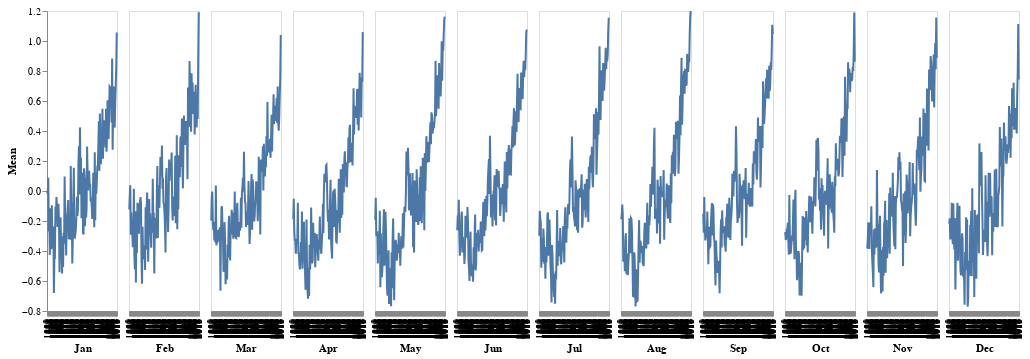

The notebook cell saved with this chart:
### Markdown cell above
## Fourth Graph: Cycle Plot

### Code cell
months = ['Jan', 'Feb', 'Mar', 'Apr', 'May','Jun', 'Jul', 'Aug', 'Sep', 'Oct', 'Nov', 'Dec',]

charts =alt.hconcat(spacing=0)
for i in range(1,13):
    if i == 1:
        axis = alt.Axis(grid=False)
    else:
        axis = None
    chart = alt.Chart(df).mark_line().encode(
        x=alt.X('Year:O', title=months[i-1]),
        y=alt.Y('Mean', axis=axis)
    ).transform_filter(
        alt.FieldEqualPredicate(field='Month', equal=i)
    ).properties(
        width=70,
        height=300
    )
    charts |= chart

charts

### Figure 1 — Vega-Lite specification as saved in the notebook (floating-point values rounded to 4 significant figures; data arrays with more than 128 entries replaced by an {"elided": "..."} marker saying what was removed)
{"config": {"view": {"continuousWidth": 400, "continuousHeight": 300}}, "hconcat": [{"mark": "line", "encoding": {"x": {"type": "ordinal", "field": "Year", "title": "Jan"}, "y": {"type": "quantitative", "axis": {"grid": false}, "field": "Mean"}}, "height": 300, "transform": [{"filter": {"equal": 1, "field": "Month"}}], "width": 70}, {"mark": "line", "encoding": {"x": {"type": "ordinal", "field": "Year", "title": "Feb"}, "y": {"type": "quantitative", "axis": null, "field": "Mean"}}, "height": 300, "transform": [{"filter": {"equal": 2, "field": "Month"}}], "width": 70}, {"mark": "line", "encoding": {"x": {"type": "ordinal", "field": "Year", "title": "Mar"}, "y": {"type": "quantitative", "axis": null, "field": "Mean"}}, "height": 300, "transform": [{"filter": {"equal": 3, "field": "Month"}}], "width": 70}, {"mark": "line", "encoding": {"x": {"type": "ordinal", "field": "Year", "title": "Apr"}, "y": {"type": "quantitative", "axis": null, "field": "Mean"}}, "height": 300, "transform": [{"filter": {"equal": 4, "field": "Month"}}], "width": 70}, {"mark": "line", "encoding": {"x": {"type": "ordinal", "field": "Year", "title": "May"}, "y": {"type": "quantitative", "axis": null, "field": "Mean"}}, "height": 300, "transform": [{"filter": {"equal": 5, "field": "Month"}}], "width": 70}, {"mark": "line", "encoding": {"x": {"type": "ordinal", "field": "Year", "title": "Jun"}, "y": {"type": "quantitative", "axis": null, "field": "Mean"}}, "height": 300, "transform": [{"filter": {"equal": 6, "field": "Month"}}], "width": 70}, {"mark": "line", "encoding": {"x": {"type": "ordinal", "field": "Year", "title": "Jul"}, "y": {"type": "quantitative", "axis": null, "field": "Mean"}}, "height": 300, "transform": [{"filter": {"equal": 7, "field": "Month"}}], "width": 70}, {"mark": "line", "encoding": {"x": {"type": "ordinal", "field": "Year", "title": "Aug"}, "y": {"type": "quantitative", "axis": null, "field": "Mean"}}, "height": 300, "transform": [{"filter": {"equal": 8, "field": "Month"}}], "width": 70}, {"mark": "line", "encoding": {"x": {"type": "ordinal", "field": "Year", "title": "Sep"}, "y": {"type": "quantitative", "axis": null, "field": "Mean"}}, "height": 300, "transform": [{"filter": {"equal": 9, "field": "Month"}}], "width": 70}, {"mark": "line", "encoding": {"x": {"type": "ordinal", "field": "Year", "title": "Oct"}, "y": {"type": "quantitative", "axis": null, "field": "Mean"}}, "height": 300, "transform": [{"filter": {"equal": 10, "field": "Month"}}], "width": 70}, {"mark": "line", "encoding": {"x": {"type": "ordinal", "field": "Year", "title": "Nov"}, "y": {"type": "quantitative", "axis": null, "field": "Mean"}}, "height": 300, "transform": [{"filter": {"equal": 11, "field": "Month"}}], "width": 70}, {"mark": "line", "encoding": {"x": {"type": "ordinal", "field": "Year", "title": "Dec"}, "y": {"type": "quantitative", "axis": null, "field": "Mean"}}, "height": 300, "transform": [{"filter": {"equal": 12, "field": "Month"}}], "width": 70}], "data": {"name": "data-4077d4c18388be90f9a55422f85c6777"}, "spacing": 0, "$schema": "https://vega.github.io/schema/vega-lite/v4.8.1.json", "datasets": {"data-4077d4c18388be90f9a55422f85c6777": {"elided": "1644 records"}}}
